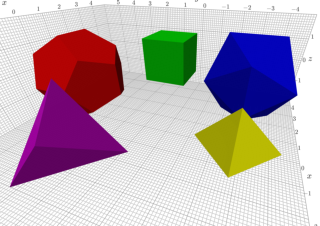

This figure's Python source:
import k3d.platonic as platonic
import math
import k3d
from k3d.headless import k3d_remote, get_headless_driver


def generate():
    plot = k3d.plot(screenshot_scale=1.0)
    headless = k3d_remote(plot, get_headless_driver(), width=320, height=226)

    meshes = [
        platonic.Dodecahedron().mesh,
        platonic.Cube().mesh,
        platonic.Icosahedron().mesh,
        platonic.Octahedron().mesh,
        platonic.Tetrahedron().mesh
    ]

    colors = [0xff0000, 0x00ff00, 0x0000ff, 0xffff00, 0xff00ff]

    for i, obj in enumerate(meshes):
        rad = math.radians(i / len(meshes) * 360)
        radius = 3.5
        obj.transform.translation = [math.sin(rad) * radius, math.cos(rad) * radius, 0]
        obj.color = colors[i]
        plot += obj

    plot.camera = [1.0, 1.0, 1.5,
                   0, 0, 0,
                   0, 0, 1]
    headless.sync(hold_until_refreshed=True)
    headless.camera_reset(1.0)

    screenshot = headless.get_screenshot()
    headless.close()

    return screenshot
